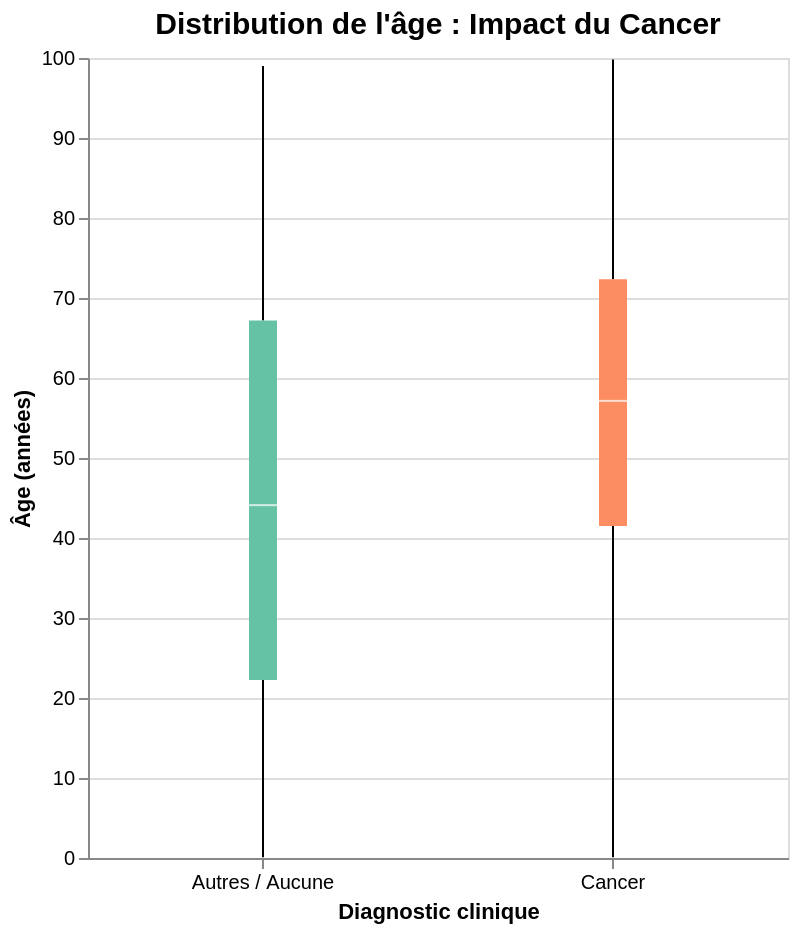

The code cell stored with this chart in its notebook:
### Code cell
#Identifier les diagnostics de cancer (Classification CIM-10 commence par 'C')
df_merged['is_cancer_row'] = df_merged['condition_source_value'].str.startswith('C', na=False)

# Dédoublonner au niveau du PATIENT

df_patient = df_merged.sort_values('is_cancer_row', ascending=False).drop_duplicates(
    subset=['person_id'], 
    keep='first'
).copy()

# Création de la variable explicative
df_patient['statut_cancer'] = df_patient['is_cancer_row'].map({True: 'Cancer', False: 'Autres / Aucune'})

# Calcul de l'âge
df_patient['birth_datetime'] = pd.to_datetime(df_patient['birth_datetime'])
df_patient['visit_start_datetime'] = pd.to_datetime(df_patient['visit_start_datetime'])

df_patient['age'] = (df_patient['visit_start_datetime'] - df_patient['birth_datetime']).dt.days / 365.25
df_patient_clean = df_patient.dropna(subset=['age'])


chart_age_cancer = alt.Chart(df_patient_clean).mark_boxplot(extent=1.5).encode(
    x=alt.X('statut_cancer:N', title='Diagnostic clinique', axis=alt.Axis(labelAngle=0)),
    y=alt.Y('age:Q', title='Âge (années)', scale=alt.Scale(zero=False)),
    color=alt.Color('statut_cancer:N', legend=None, scale=alt.Scale(scheme='set2')) # Changement de palette
).properties(
    width=350,
    height=400,
    title='Distribution de l\'âge : Impact du Cancer'
).configure_title(
    fontSize=15,
    anchor='middle'
)

chart_age_cancer.display()

# Calcul statistique : Test U de Mann-Whitney
groupe_cancer_age = df_patient_clean[df_patient_clean['is_cancer_row'] == True]['age']
groupe_autre_age = df_patient_clean[df_patient_clean['is_cancer_row'] == False]['age']

u_stat_age, p_val_age = stats.mannwhitneyu(groupe_cancer_age, groupe_autre_age, alternative='two-sided')

print(f"--- Analyse Statistique (Âge) ---")
print(f"Effectif Cancer : {len(groupe_cancer_age)} patients")
print(f"Effectif Autres : {len(groupe_autre_age)} patients")
print(f"Statistique U : {u_stat_age}")
print(f"Valeur p (p-value) : {p_val_age:.4e}")

### Figure 1 — Vega-Lite specification as saved in the notebook (floating-point values rounded to 4 significant figures; data arrays with more than 128 entries replaced by an {"elided": "..."} marker saying what was removed)
{"config": {"view": {"continuousWidth": 300, "continuousHeight": 300}, "title": {"anchor": "middle", "fontSize": 15}}, "data": {"name": "data-fe43e73986666c5509c40e95a97bb86d"}, "mark": {"type": "boxplot", "extent": 1.5}, "encoding": {"color": {"field": "statut_cancer", "legend": null, "scale": {"scheme": "set2"}, "type": "nominal"}, "x": {"axis": {"labelAngle": 0}, "field": "statut_cancer", "title": "Diagnostic clinique", "type": "nominal"}, "y": {"field": "age", "scale": {"zero": false}, "title": "Âge (années)", "type": "quantitative"}}, "height": 400, "title": "Distribution de l'âge : Impact du Cancer", "width": 350, "$schema": "https://vega.github.io/schema/vega-lite/v6.4.1.json", "datasets": {"data-fe43e73986666c5509c40e95a97bb86d": {"elided": "1494 records"}}}
